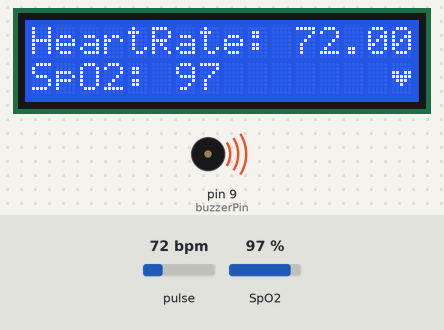
The sketch below on a simulated Arduino Uno, built with avr-gcc and run on an emulated ATmega328P. Shown: 16×2 character LCD, buzzer (waves = sounding). Inputs (shaded band) come from the test bench; at power-on: SpO2 97 %, pulse 72 bpm. What the sketch prints to the serial monitor is not drawn.

Above: at 5.65 s.
5.7 s: SpO2 set to 92 %
At 11.1 s:
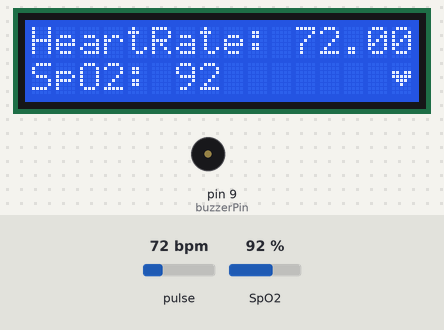
11.2 s: SpO2 set to 89 %
At 16.2 s:
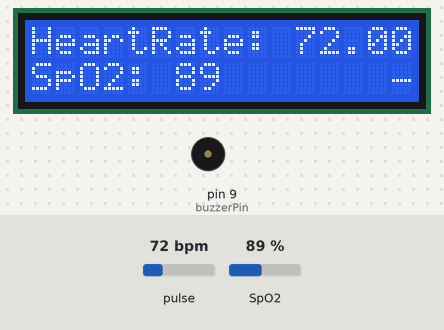
17.9 s: pulse set to 130 bpm
At 20.26 s:
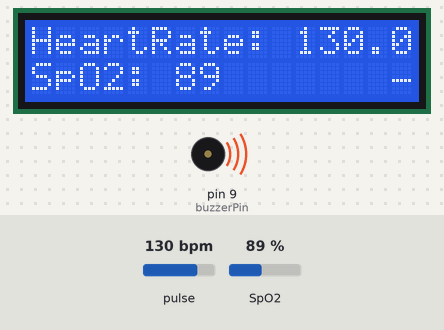
21.6 s: pulse set to 42 bpm
At 25.7 s:
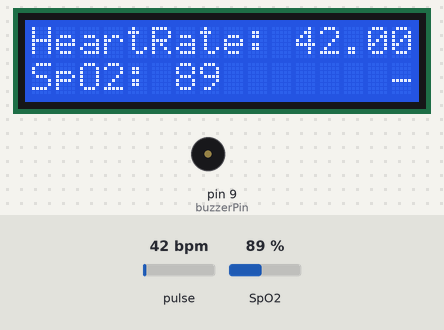
26.6 s: pulse set to 100 bpm
At 30.7 s:
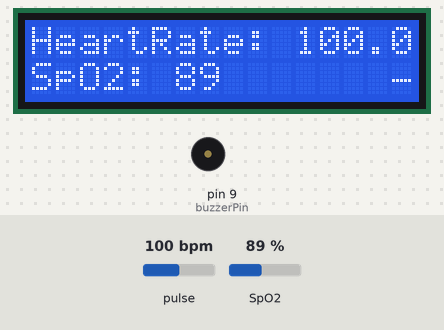
Timing chart, 0 to 32.6 s (numbered marks = the images above; inputs shaded):
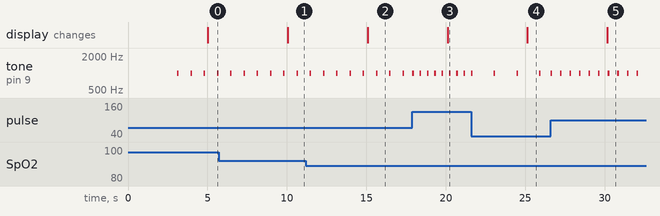

Measured:
- the behaviour switches between 91 and 90 % on SpO2 (found by bisection; images 1 and 2)
- after the input at 5.7 s, the display: changes after 4.4 s (image 1)
- after the input at 11.2 s, the display: changes after 3.9 s (image 2)
- after the input at 17.9 s, tone on pin 9 (buzzerPin): alternates 1000 Hz for 0.10 s and silent for 0.36 s, starting at once; the display: changes after 2.2 s (image 3)
- after the input at 21.6 s, tone on pin 9 (buzzerPin): alternates 1000 Hz for 0.10 s and silent for 1.3 s, starting after 1.4 s; the display: changes after 3.5 s (image 4)
- after the input at 26.6 s, tone on pin 9 (buzzerPin): alternates 1000 Hz for 0.10 s and silent for 0.50 s, starting at once; the display: changes after 3.6 s (image 5)
- by itself, tone on pin 9 (buzzerPin): alternates 1000 Hz for 0.10 s and silent for 0.73 s

The sketch:

Pluse_Oximeter.ino
```cpp
//by ENG\Nagham Tharwat Ramadan

#include <LiquidCrystal_I2C.h>
#include <Wire.h>
#include "MAX30100_PulseOximeter.h"


#define MAX30100_REGISTERS_H
#define MAX30100_I2C_ADDRESS                    0x57
#define MAX30100_REG_SPO2_CONFIGURATION         0x04
#define MAX30100_SPC_SPO2_HI_RES_EN             (1 << 6)
#define REPORTING_PERIOD_MS     5000
#define MAX30100_REG_LED_CONFIGURATION

LiquidCrystal_I2C lcd(0x27, 16, 2);
const int buzzerPin = 9;

byte heart[] = {
  B00000,
  B00000,
  B11011,
  B11111,
  B01110,
  B00100,
  B00000,
  B00000
};

byte norate[] = {
  B00000,
  B00000,
  B00000,
  B00000,
  B11111,
  B00000,
  B00000,
  B00000
};

PulseOximeter pox;
uint32_t tsLastReport = 0;

void onBeatDetected()
{
  Serial.println("Beat!!!");
  tone(buzzerPin, 1000 ,100);
}

void setup()
{
  pinMode(buzzerPin, OUTPUT);
  Serial.begin(115200);
  lcd.init();
  lcd.backlight();
  lcd.createChar(1 , heart);
  lcd.createChar(2 , norate);
  lcd.setCursor(0, 0);
  lcd.print("     Pulse");
  lcd.setCursor(0, 1);
  lcd.print("    Oximeter");

  delay(3000);


  if (!pox.begin()) {
    Serial.println("FAILED");
    for (;;) ;
  } else {
    Serial.println("SUCCESS");
  }

  // Increase LED current for brighter output
  pox.setIRLedCurrent(MAX30100_LED_CURR_33_8MA);
  pox.begin(REPORTING_PERIOD_MS);
  pox.setOnBeatDetectedCallback(onBeatDetected);

}

void loop()
{

  pox.update();


    if (millis() - tsLastReport >= REPORTING_PERIOD_MS) {

      lcd.clear();
      lcd.setCursor(0, 0);
      lcd.print("HeartRate: ");
      lcd.print(pox.getHeartRate());
      lcd.setCursor(0, 1);
      lcd.print("SpO2: ");
      lcd.print(pox.getSpO2());

      tsLastReport = millis();


      // Display appropriate icon based on SpO2 level
      if (pox.getSpO2() >= 96) {
        lcd.setCursor(15, 1);
        lcd.write(1);

      }
      else if (pox.getSpO2() <= 95 && pox.getSpO2() >= 91) {
        lcd.setCursor(15, 1);
        lcd.write(1);

      }
      else if (pox.getSpO2() <= 90) {
        lcd.setCursor(15, 1);
        lcd.write(2);

      }
    }

}
```
